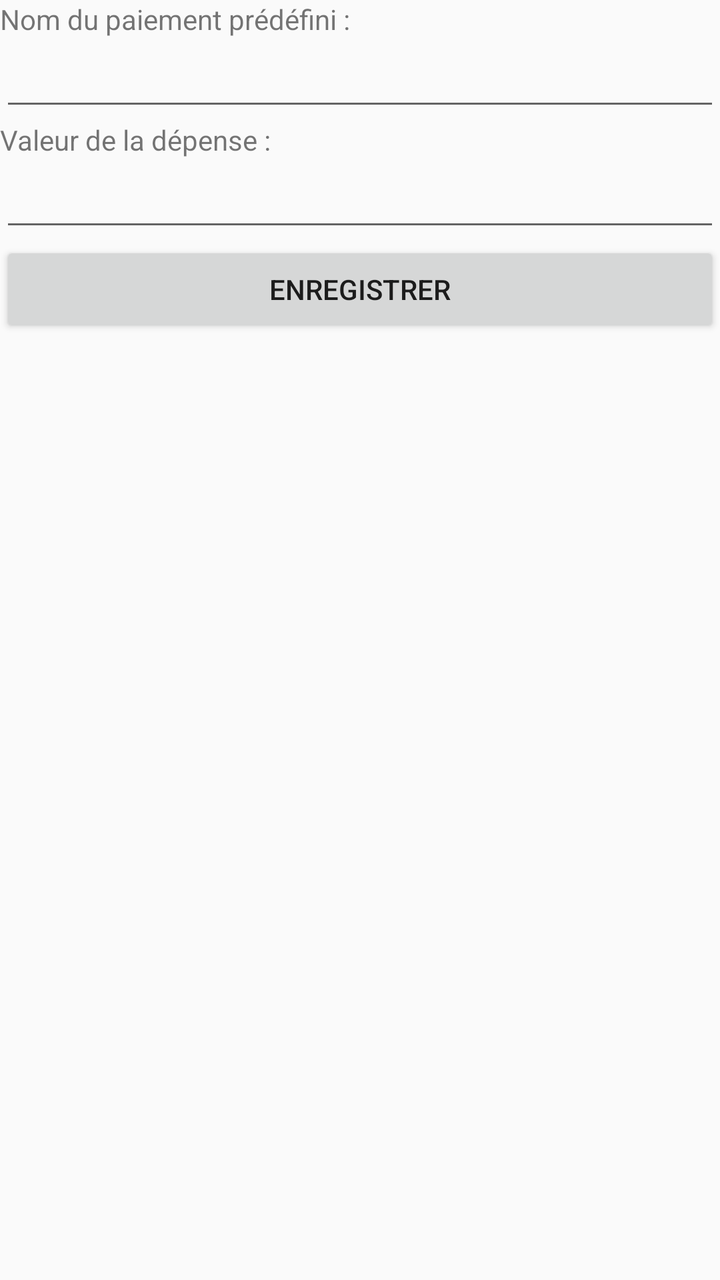
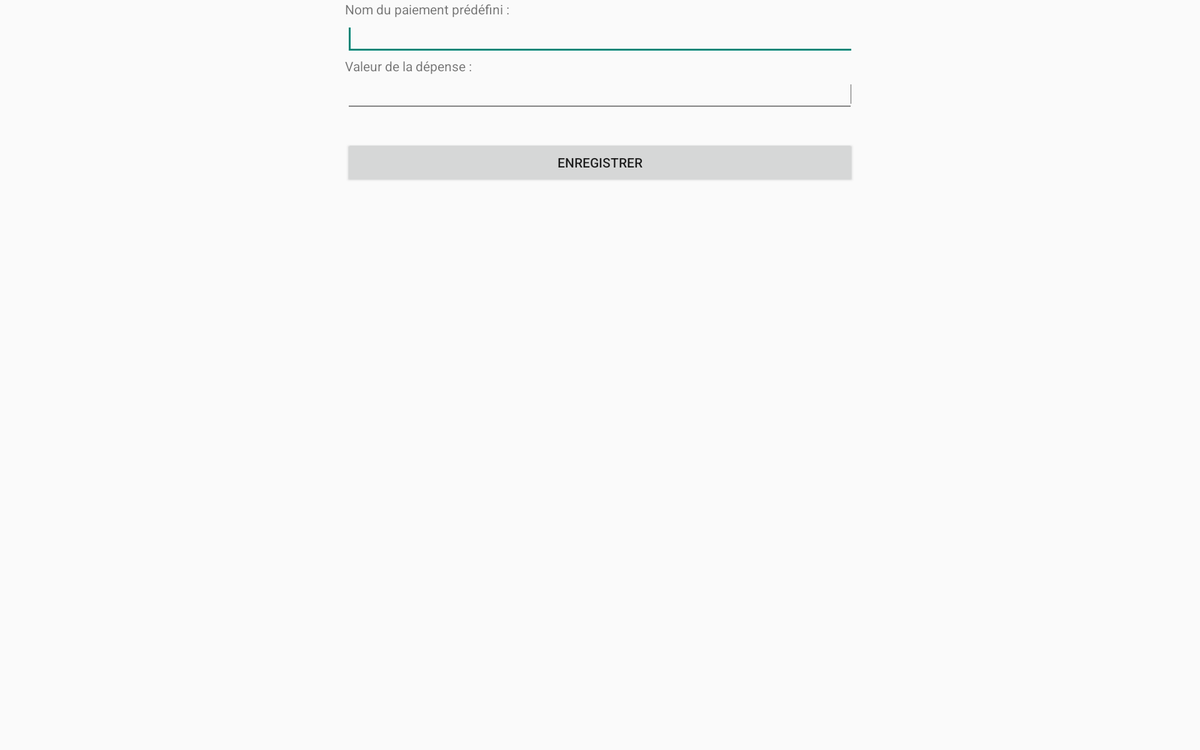

Compare how this app lays out the same screen by default and in its alternative resource folder. The renders come first, then the two layout files and the values they reference.
<!-- AndroidManifest.xml: application theme AppTheme -->
<!-- res/layout/activity_addpredefinedpayment.xml -->
<?xml version="1.0" encoding="utf-8"?>
<LinearLayout xmlns:android="http://schemas.android.com/apk/res/android"
              xmlns:tools="http://schemas.android.com/tools"
              android:layout_width="match_parent"
              android:layout_height="match_parent" android:orientation="vertical"
              tools:context="com.deuchnord.gestioncarteru.AddPredefinedPaymentActivity">

    <TextView
            android:layout_width="match_parent"
            android:layout_height="wrap_content"
            android:text="@string/textview_namepredefinedpayment"
            android:id="@+id/textView" android:layout_gravity="left"/>
    <EditText
            android:layout_width="match_parent"
            android:layout_height="wrap_content"
            android:id="@+id/namePayment" android:layout_gravity="center_horizontal"/>
    <TextView
            android:layout_width="match_parent"
            android:layout_height="wrap_content"
            android:text="@string/textview_value"/>
    <EditText
            android:layout_width="match_parent"
            android:layout_height="wrap_content"
            android:inputType="numberDecimal"
            android:ems="10"
            android:id="@+id/valuePayment" android:layout_gravity="center_horizontal"/>
    <Button
            android:layout_width="match_parent"
            android:layout_height="wrap_content"
            android:text="@string/buttonSave"
            android:id="@+id/saveButton" android:layout_gravity="center_horizontal"/>
</LinearLayout>
<!-- resources referenced by this layout -->
<resources>
  <string name="buttonSave">Enregistrer</string>
  <string name="textview_namepredefinedpayment">Nom du paiement prédéfini :</string>
  <string name="textview_value">Valeur de la dépense :</string>
  <style name="AppTheme" parent="Theme.AppCompat.Light.DarkActionBar">
          <item name="colorPrimary">@color/actionbar_blue</item>
          <item name="colorPrimaryDark">@color/statusbar_blue</item>
      </style>
  <color name="actionbar_blue">#0066dd</color>
  <color name="statusbar_blue">#0044bb</color>
</resources>
<!-- res/layout-xlarge/activity_addpredefinedpayment.xml (the author's variant of the layout above) -->
<!-- drawn on a large tablet held sideways -->
<?xml version="1.0" encoding="utf-8"?>
<RelativeLayout xmlns:android="http://schemas.android.com/apk/res/android"
    xmlns:tools="http://schemas.android.com/tools"
    android:paddingBottom="@dimen/activity_vertical_margin"
    android:paddingLeft="@dimen/activity_horizontal_margin"
    android:paddingRight="@dimen/activity_horizontal_margin"
    android:paddingTop="@dimen/activity_vertical_margin"
    android:layout_width="match_parent"
    android:layout_height="wrap_content" android:orientation="vertical"
    tools:context="com.deuchnord.gestioncarteru.AddPredefinedPaymentActivity">

    <TextView
        android:layout_width="544dp"
        android:layout_height="wrap_content"
        android:text="@string/textview_namepredefinedpayment"
        android:id="@+id/textView" android:layout_gravity="left"
        android:layout_alignParentTop="true"
        android:layout_centerHorizontal="true" />
    <EditText
        android:layout_width="match_parent"
        android:layout_height="wrap_content"
        android:id="@+id/namePayment" android:layout_gravity="center_horizontal"
        android:inputType="text|textCapSentences"
        android:layout_below="@+id/textView"
        android:layout_alignLeft="@+id/textView"
        android:layout_alignStart="@+id/textView"
        android:layout_alignRight="@+id/textView"
        android:layout_alignEnd="@+id/textView">
        <requestFocus />
    </EditText>

    <TextView
        android:layout_width="match_parent"
        android:layout_height="wrap_content"
        android:text="@string/textview_value"
        android:layout_below="@+id/namePayment"
        android:id="@+id/textView2"
        android:layout_alignLeft="@+id/namePayment"
        android:layout_alignStart="@+id/namePayment"
        android:layout_alignRight="@+id/namePayment"
        android:layout_alignEnd="@+id/namePayment" />
    <EditText
        android:layout_width="match_parent"
        android:layout_height="wrap_content"
        android:inputType="numberDecimal"
        android:ems="10"
        android:id="@+id/valuePayment" android:layout_gravity="center_horizontal"
        android:layout_below="@+id/textView2"
        android:layout_alignLeft="@+id/textView2"
        android:layout_alignStart="@+id/textView2"
        android:layout_alignRight="@+id/textView2"
        android:layout_alignEnd="@+id/textView2" />
    <Button
        android:layout_width="match_parent"
        android:layout_height="wrap_content"
        android:text="@string/buttonSave"
        android:id="@+id/saveButton" android:layout_gravity="center_horizontal"
        android:layout_marginTop="28dp"
        android:layout_below="@+id/valuePayment"
        android:layout_alignLeft="@+id/valuePayment"
        android:layout_alignStart="@+id/valuePayment"
        android:layout_alignRight="@+id/valuePayment"
        android:layout_alignEnd="@+id/valuePayment" />
</RelativeLayout>
